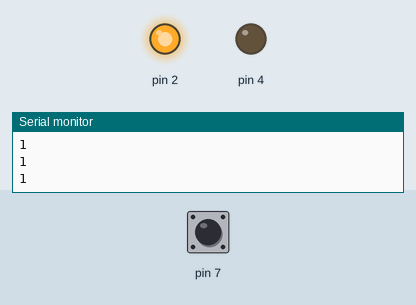
Recording of a sketch running on a simulated Arduino Uno, built with avr-gcc and run on an emulated ATmega328P. On the bench: output pins drawn as LEDs (lit = HIGH), the last lines printed to the serial monitor. Inputs (shaded band) come from the test bench; at power-on: pin 7 HIGH. WiFi joins after 1.5 s; servers stay silent unless stated; uploads are accepted with an empty reply.

Above: at 4.4 s.
4.5 s: pin 7 pulled LOW for 1.55 s
At 5.5 s:
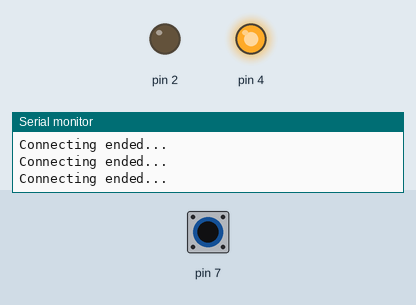
10.6 s: pin 7 pulled LOW for 3.2 s
At 15.6 s:
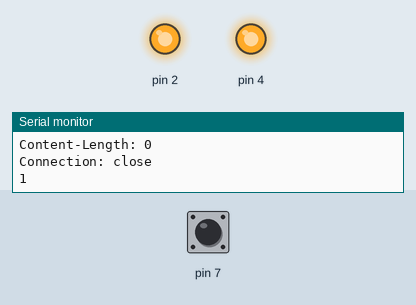
Timing chart, 0 to 17.3 s (numbered marks = the images above; inputs shaded):
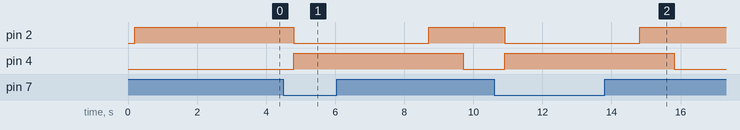

Measured:
- after the input at 4.5 s, pin 2: HIGH → LOW after 0.30 s, → HIGH 3.9 s later; pin 4: LOW → HIGH after 0.30 s, → LOW 4.9 s later
- after the input at 10.6 s, pin 2: HIGH → LOW after 0.31 s, → HIGH 3.9 s later; pin 4: LOW → HIGH after 0.31 s, → LOW 4.9 s later

The sketch:

digi.ino
```cpp
#include <Ethernet.h>

byte mac[] = { 0xDE, 0xAD, 0xBE, 0xEF, 0xFE, 0xED };
byte ip[] = { 192, 168, 88, 177 };
char server[] = "digigroup.tk";

EthernetClient client;

boolean ping()
{
  if (client.connect(server, 80))
  {
    digitalWrite(2, 1);
    Serial.println("1");
  }
  else
  {
    digitalWrite(2, 0);
    Serial.println("0");
  }
  delay(1000);
}

boolean request()
{
  if (client.connect(server, 80))
  {
    client.print( "GET /index.php?");
    client.print("alarm=1");
    client.println( " HTTP/1.1");
    client.print( "Host:" );
    client.println(server);
    client.println("Connection: close");
    client.println();
    client.println();

    Serial.println("Connecting ended...");
  } else {
    Serial.println("No connection");
  }

  if (client.connect(server, 80))
  {
    client.print( "GET /index.php?");
    client.print("alarm=2");
    client.println( " HTTP/1.1");
    client.print( "Host:" );
    client.println(server);
    client.println("Connection: close");
    client.println();
    client.println();

    Serial.println("Connecting ended...");
  } else {
    Serial.println("No connection");
  }

  if (client.connect(server, 80))
  {
    client.print( "GET /index.php?");
    client.print("alarm=3");
    client.println( " HTTP/1.1");
    client.print( "Host:" );
    client.println(server);
    client.println("Connection: close");
    client.println();
    client.println();

    Serial.println("Connecting ended...");
  } else {
    Serial.println("No connection");
  }
}

void setup()
{
  Ethernet.begin(mac, ip);
  Serial.begin(9600);
  pinMode(2, OUTPUT);
  pinMode(4, OUTPUT);
  pinMode(7, INPUT_PULLUP);
}

void loop()
{
  ping();
  client.stop();


  // check if the pushbutton is pressed. If it is, the buttonState is HIGH:
  if (digitalRead(7) == 0)
  {
    digitalWrite(4, 1);
    digitalWrite(2, 0);
    request();
    delay(3000);
  } else {
    digitalWrite(4, 0);
  }

  while(client.connected()){
    if(client.available()){
      char c = client.read();
      Serial.print(c);
    }
  }
}
```
